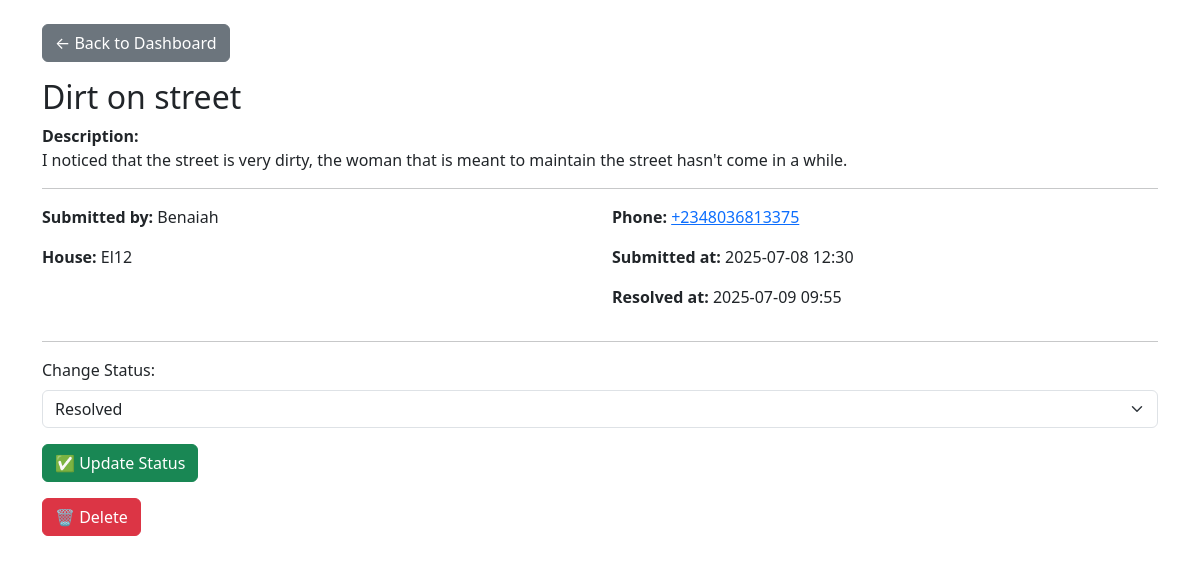
Before: /admin/complaint/4 (signed in) with the older database file.
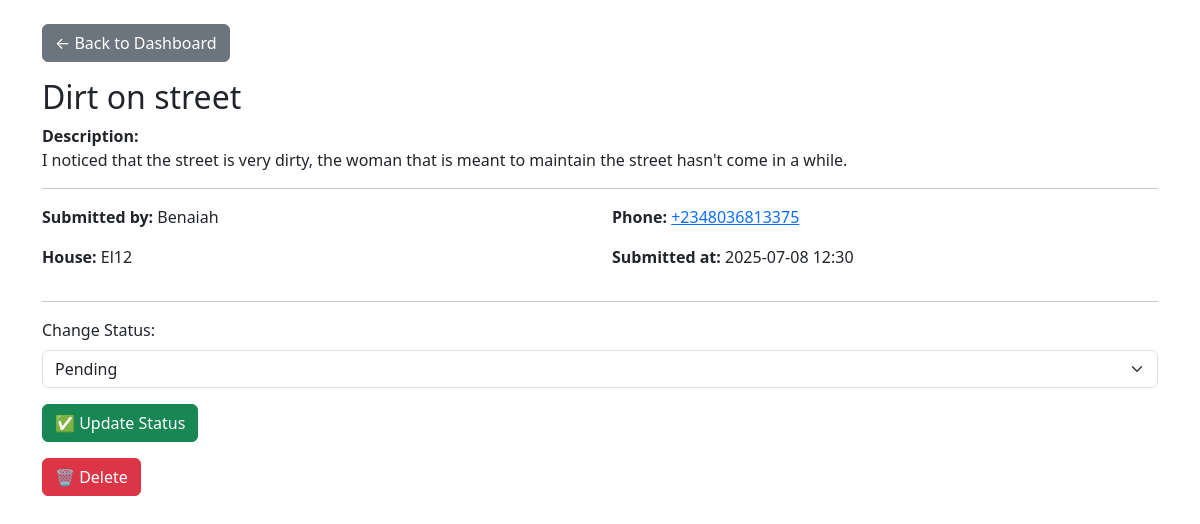
After: the same page with the newer database file.
### app.py (models this page shows)
class Complaint(db.Model):
    id = db.Column(db.Integer, primary_key=True)
    title = db.Column(db.String(150), nullable=False)
    description = db.Column(db.Text, nullable=False)
    image_path = db.Column(db.String(300))
    category = db.Column(db.String(100))
    status = db.Column(db.String(50), default='Pending')
    user_id = db.Column(db.Integer, db.ForeignKey('user.id'), nullable=False)
    timestamp = db.Column(db.DateTime, default=datetime.utcnow)
    resolved_at = db.Column(db.DateTime, nullable=True)

### app.py (the view)
@app.route('/admin/complaint/<int:complaint_id>')
@login_required
def view_complaint(complaint_id):
    if current_user.role != 'admin':
        return redirect('/dashboard')
    complaint = Complaint.query.get_or_404(complaint_id)
    return render_template('view_complaint.html', complaint=complaint)

### app.py (called while the page is built)
@login_manager.user_loader
def load_user(user_id):
    return User.query.get(int(user_id))

### templates/view_complaint.html (shortened to what this page needs)
<!DOCTYPE html>
<html lang="en">
<head>
  <link href="https://cdn.jsdelivr.net/npm/bootstrap@5.3.3/dist/css/bootstrap.min.css" rel="stylesheet">
</head>
<body>
<div class="container py-4">
  <a href="{{ url_for('admin_dashboard') }}" class="btn btn-secondary mb-3">← Back to Dashboard</a>
  <h2>{{ complaint.title }}</h2>
  <p><strong>Description:</strong><br>{{ complaint.description }}</p>
  <hr>
  <div class="row">
    <div class="col-md-6">
      <p><strong>Submitted by:</strong> {{ complaint.user.name }}</p>
      <p><strong>House:</strong> {{ complaint.user.resident_profile.house_number if complaint.user.resident_profile else 'N/A' }}</p>
    </div>
    <div class="col-md-6">
      <p><strong>Phone:</strong>
        {% if complaint.user.resident_profile and complaint.user.resident_profile.phone %}
          <a href="tel:{{ complaint.user.resident_profile.phone }}">{{ complaint.user.resident_profile.phone }}</a>
        {% else %}
          N/A
        {% endif %}
      </p>
      <p><strong>Submitted at:</strong> {{ complaint.timestamp.strftime('%Y-%m-%d %H:%M') }}</p>
      {% if complaint.status == 'resolved' and complaint.resolved_at %}
        <p><strong>Resolved at:</strong> {{ complaint.resolved_at.strftime('%Y-%m-%d %H:%M') }}</p>
      {% endif %}
    </div>
  </div>
  <hr>
  <form method="POST" action="/admin/update/{{ complaint.id }}" class="mb-3">
    <div class="mb-3">
      <label for="status" class="form-label">Change Status:</label>
      <select name="status" id="status" class="form-select" required>
        <option value="pending" {% if complaint.status == 'pending' %}selected{% endif %}>Pending</option>
        <option value="resolved" {% if complaint.status == 'resolved' %}selected{% endif %}>Resolved</option>
      </select>
    </div>
    <button type="submit" class="btn btn-success">✅ Update Status</button>
  </form>
  <form method="POST" action="/admin/delete/{{ complaint.id }}"
        onsubmit="return confirm('Are you sure you want to delete this complaint?');">
    <button type="submit" class="btn btn-danger">🗑 Delete</button>
  </form>
</div>
</body>
</html>

Changed rows visible on the page:
changed Complaint "Dirt on street": status "Resolved" → "Pending"; resolved_at "2025-07-09 09:55" → (not shown)
Other visible differences:
text no longer shown: "Resolved at:"
